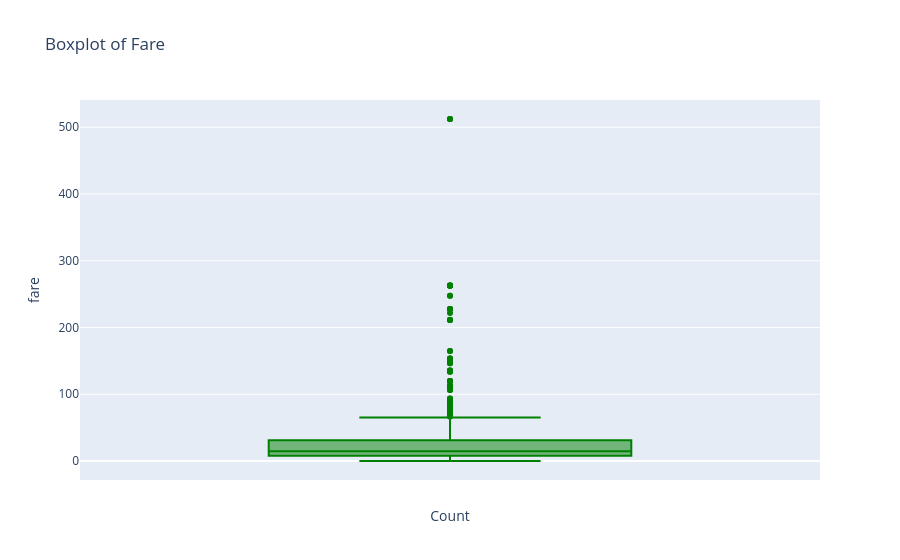

Notebook code for this chart:
### Code cell
f4=px.box(df, y='fare', title='Boxplot of Fare', labels={'fare': 'Fare'}, color_discrete_sequence=['green']).update_layout(
    yaxis_title='fare',
    xaxis_title='Count'
)
f4.show()

### Figure 1 — Plotly figure (JSON) as saved in the notebook; plotly's stock layout.template omitted (floating-point values rounded to 4 significant figures; data arrays with more than 128 entries replaced by an {"elided": "..."} marker saying what was removed)
{"data": [{"alignmentgroup": "True", "hovertemplate": "Fare=%{y}<extra></extra>", "legendgroup": "", "marker": {"color": "green"}, "name": "", "notched": false, "offsetgroup": "", "orientation": "v", "showlegend": false, "type": "box", "x0": " ", "xaxis": "x", "y": {"elided": "891 float values"}, "y0": " ", "yaxis": "y"}], "layout": {"boxmode": "group", "legend": {"tracegroupgap": 0}, "title": {"text": "Boxplot of Fare"}, "xaxis": {"anchor": "y", "domain": [0, 1], "title": {"text": "Count"}}, "yaxis": {"anchor": "x", "domain": [0, 1], "title": {"text": "fare"}}}}
